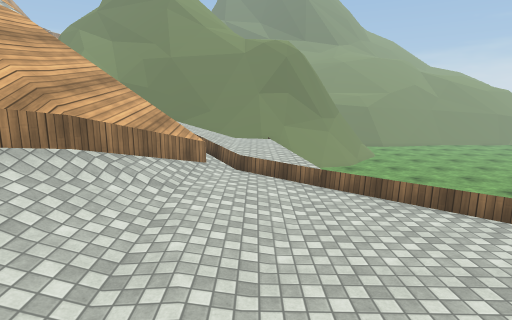
View 1 (above)

17 first-person views from a walk through a scene from a Unity 3-D project. The camera is 1.4 m above the floor, tilts 10° down and sees 80° across. The floor is counted in squares, 1 m on a side. Each view is taken from the middle of a square. On the plan, view 1 faces up. The plan holds only what a view shows up to about 14 squares ahead; the rest is blank. The place goes on beyond the plan. Some trees and plants on the terrain are drawn as simple stand-ins. Some animated figures are not drawn. Some surface patterns are stand-ins.

View 2
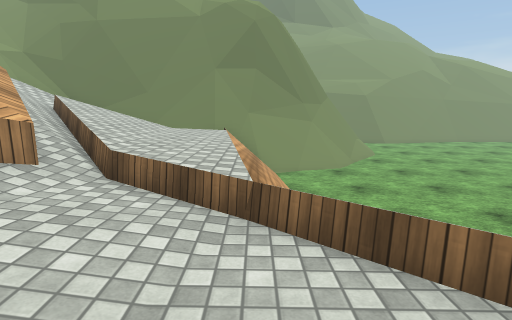

View 3
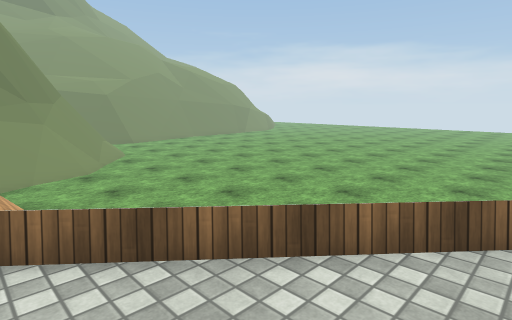

View 4
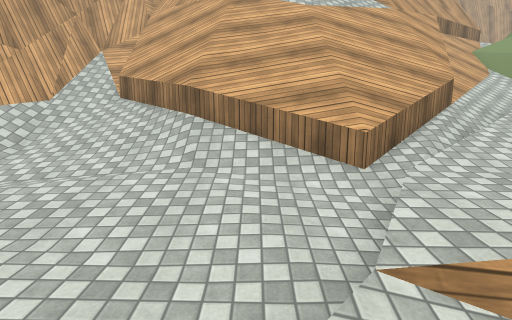

View 5
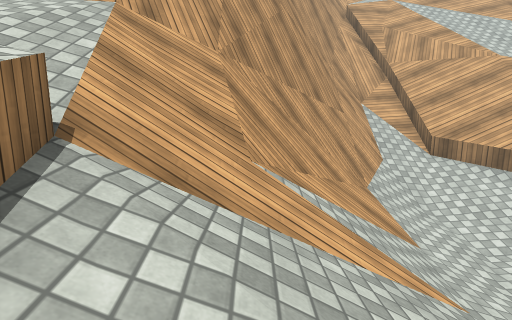

View 6
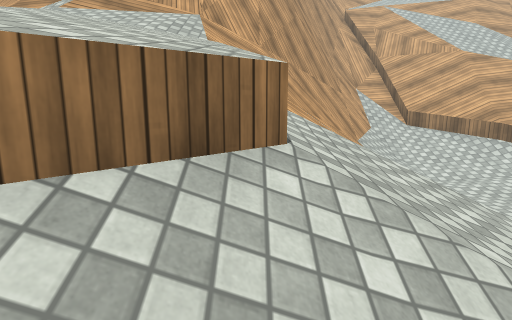

View 7
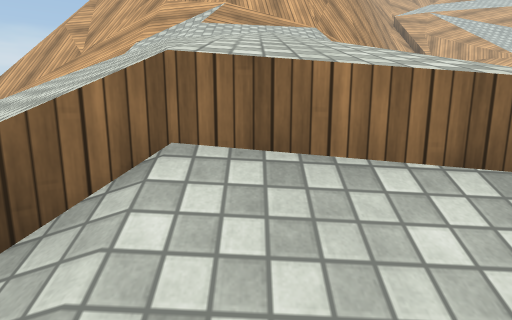

View 8
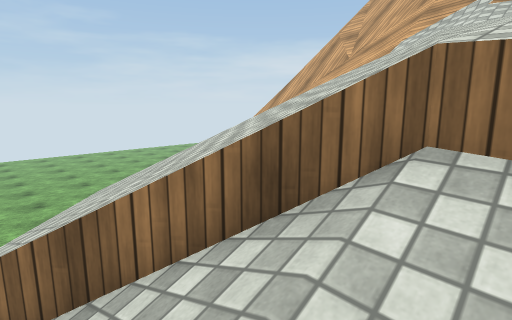

View 9
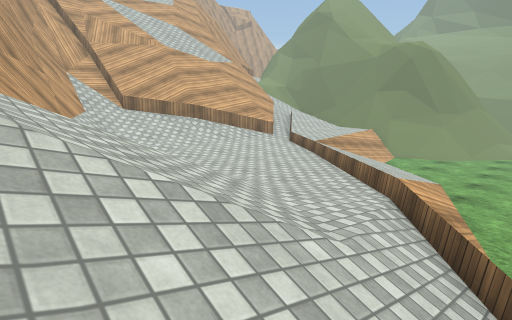

View 10
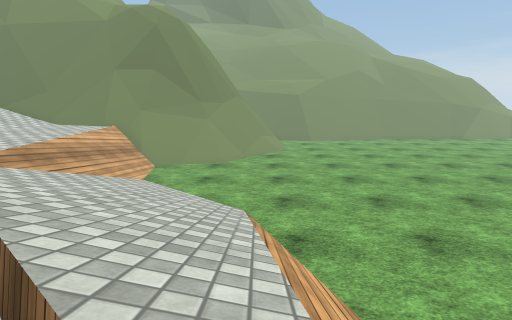

View 11
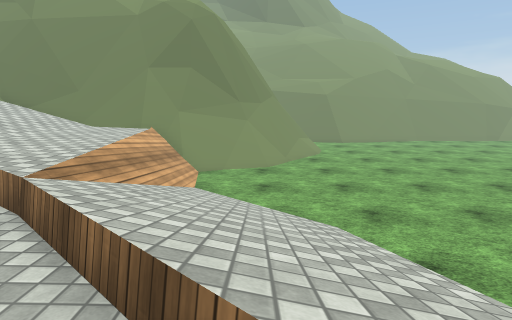

View 12
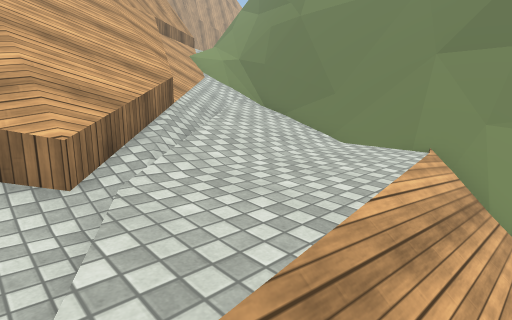

View 13
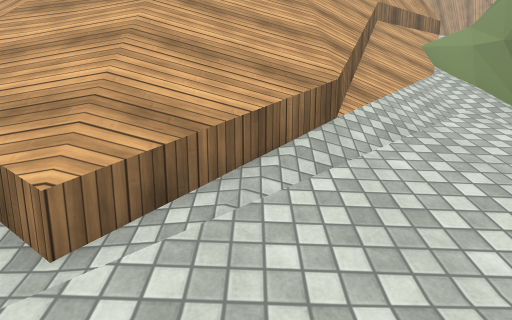

View 14
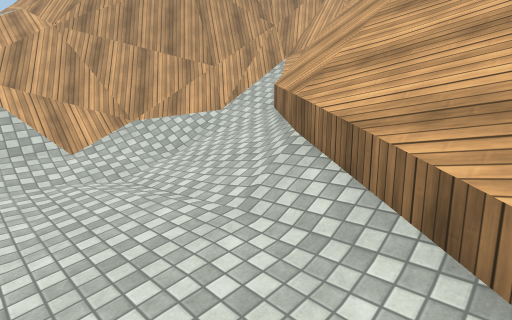

View 15
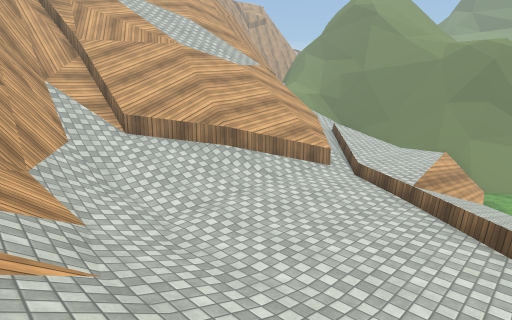

View 16
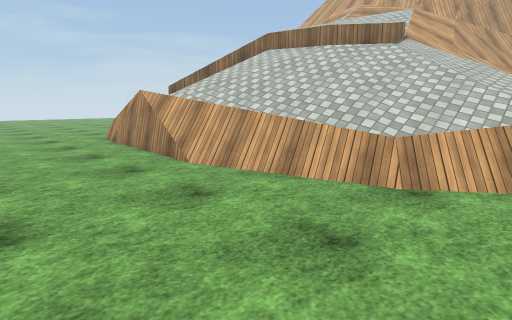

View 17
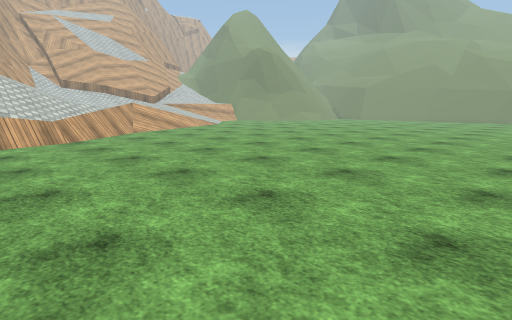

### Floor plan
Key: @ floor where view 1 was taken; # wall or solid block; x gap in a wall; . main floor; : floor 1 m higher than the main floor; + floor 1.25 m higher than the main floor; * floor 1.5 m higher than the main floor; % floor 1.75 m higher than the main floor; & floor 6 m higher than the main floor; / step, stairs or slope; = window, fence, low wall or low ledge; ^ raised ledge; v drop or lower ground; O other object.
Columns run from 14 left of view 1 to 26 right of it. Each row starts with its distance up from view 1.
 19 ^#////#######  ###===..........
 18  ^////////=######^#O.............
 17   #//////    /=/==...............
 16   ##^////=///**//...............
 15    #^^^//////**///..............
 14     #^^^^////%**//.............
 13      ^^^^^^///**///...........       ..
 12       ^^^^^^//**////..........      ....
 11        ^^  ^x/**/////..........    .....
 10          ^^#^/////////..........  ......
  9           ^^^*++//////..................
  8          ^#^/*++://////.................
  7         ^#^////+:://///.................
  6     ^^^^##^////++::////.. ..............
  5     ^^^^^^///*+++++:////.    ...........
  4    ^^^^^^////*++++++:///.   ............
  3   ###////////++++++++//=#  .............
  2  ^#^&=////////+++//////== ...............
  1    ^^^^===////////  ////==...............
  0    ^^^^#^^==//@//  //////==..............
 -1          ^^^=//// ////////=..............
 -2            ^^=////////////==.............
 -3          ^^=v#=///////////#=............
 -4           ^^=/////^^^#/////=..... ..... .
 -5           ^^=///=^^^^^/////=.....
 -6            ^=/// ^^^^^^////==...
 -7            ^=/// ^^^^^^////v=...
 -8             =//  ^^^^^/////#....
 -9             =///  ^^^^^////#....
-10             =///  ^^^^^^   #....
-11             #///  ^^^^^^^  #....

Where each view was taken, in squares from view 1:
view 1: 0 up, 0 right, facing up
view 2: 5 up, 2 right, facing up
view 3: 5 up, 2 right, facing up-right
view 4: 8 up, 4 right, facing left
view 5: 3 down, 5 right, facing left
view 6: 4 down, 9 right, facing left
view 7: 8 down, 10 right, facing left
view 8: 8 down, 10 right, facing down-left
view 9: 3 down, 10 right, facing up-left
view 10: 4 up, 7 right, facing up
view 11: 5 up, 5 right, facing up
view 12: 9 up, 3 right, facing up-left
view 13: 12 up, 1 right, facing left
view 14: 10 up, 1 right, facing down-left
view 15: 1 down, 5 right, facing up-left
view 16: 1 up, 18 right, facing down-left
view 17: 4 down, 26 right, facing up-left
